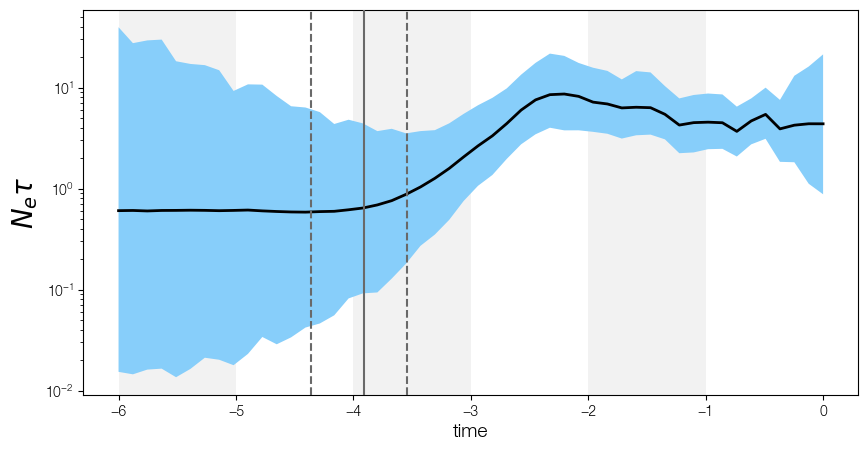

Here is the Python script that generated this plot:
import baltic as bt
from baltic import bt_utils
from baltic.bt_utils import calendar_to_decimal_date
from baltic import curonia

import matplotlib as mpl
from matplotlib import pyplot as plt
from matplotlib.gridspec import GridSpec

mpl.use("Agg")

fig = plt.figure(figsize=(10, 5), facecolor='w')
gs = GridSpec(1, 1)

ax = plt.subplot(gs[0])

curonia.plot_skygrid(ax=ax, logFile='camel_skygrid.combined.log', burnin=0)


relativeTimeline = range(-6, 0)
bt_utils.plot_time_grid(ax, relativeTimeline, edgeColour='none', alpha=0.05, zorder=0)

ax.set_ylabel(r'$N_{e}\tau$', size=20)
ax.set_xlabel('time', size=14)

plt.savefig('skygrid-relative-time.png', bbox_inches='tight')